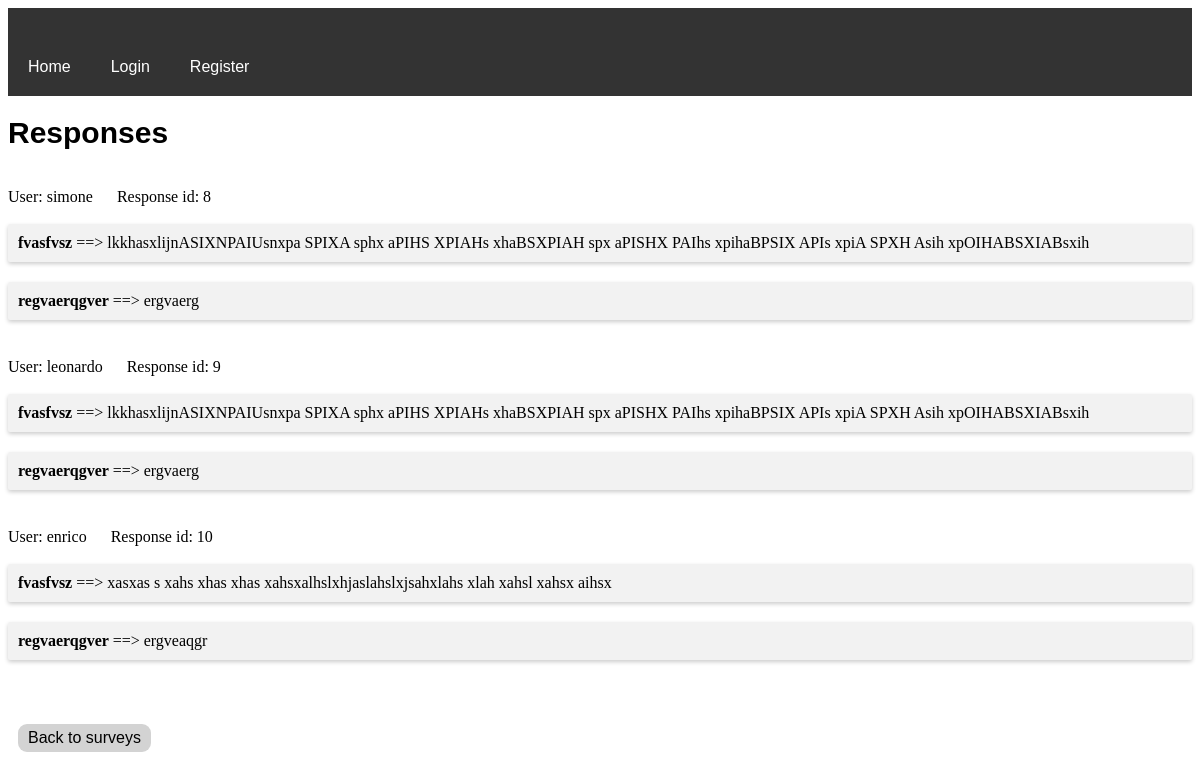
The page /viewResponses/1/ on the database its author committed.
### surveys/models.py (models this page shows, shortened)
class AnswerResponse(models.Model):
    id = models.AutoField(primary_key=True)
    answer = models.ForeignKey(Answer, on_delete=models.CASCADE)
    response = models.ForeignKey(Response, on_delete=models.CASCADE)

class Response(models.Model):
    id = models.AutoField(primary_key=True)
    survey = models.ForeignKey(Survey, on_delete=models.CASCADE)
    user = models.ForeignKey(User, on_delete=models.CASCADE, null=True)

class Answer(models.Model):
    id = models.AutoField(primary_key=True)
    question = models.ForeignKey(Question, on_delete=models.CASCADE)
    choice = models.ForeignKey(Choice, on_delete=models.CASCADE)

class Question(models.Model):
    id = models.AutoField(primary_key=True)
    text = models.CharField(max_length=200)
    survey = models.ForeignKey(Survey, on_delete=models.CASCADE)

class Choice(models.Model):
    id = models.AutoField(primary_key=True)
    text = models.CharField(max_length=200)
    question = models.ForeignKey(Question, on_delete=models.CASCADE)

### surveys/views.py (the view)
# urls.py: path('viewResponses/<int:pk>/', views.ViewResponses.as_view(), name='viewResponses'),
class ViewResponses(ListView):
    model = AnswerResponse
    template_name = 'viewResponses.html'
    context_object_name = 'answers_responses'
    def get_context_data(self, *, object_list=None, **kwargs):
        context = super().get_context_data(**kwargs)
        context['survey'] = Survey.objects.get(pk=self.kwargs['pk'])
        context['questions'] = Question.objects.filter(survey_id=self.kwargs['pk'])
        return context
    def get_queryset(self):
        return AnswerResponse.objects.filter(response__survey_id=self.kwargs['pk'])

### templates/viewResponses.html
{% extends 'base.html' %}
{% block content %}
    <h1>Responses</h1>
    <ul class="card">
    {% for answer in answers_responses %}
        {% ifchanged answer.response.id %}
            <br>
            User: {{ answer.response.user }} &emsp;
            Response id: {{ answer.response.id }} <br>
            <br>
        {% endifchanged %}
        <li>
            <b> {{ answer.answer.question.text }} </b> ==>
            {{ answer.answer.choice.text }}
        </li>
    {% endfor %}
    </ul>
    <br>
    <a href="{% url 'index' %}">
        <button class="home" type="button">Back to surveys</button>
    </a>
{% endblock %}

### templates/base.css (style rules this page uses)
button { background-color: #4CAF50; border: none; color: white; padding: 5px 10px; text-align: center; text-decoration: none; display: inline-block; font-size: 16px; margin: 10px; cursor: pointer; border-radius: 9px; }
button.home { background-color: lightgray; color: black; }
ul.card { display: flex; flex-direction: column; justify-content: space-between; padding: 0; }
ul.card li { list-style-type: none; padding: 10px; background-color: #f2f2f2; border-radius: 2px; box-shadow: 0 2px 4px 0 rgba(0,0,0,0.2); margin-bottom: 20px; }
h1 { font-family: Arial, Helvetica, sans-serif; font-size: 30px; color: black; }

### rows shown on the page
AnswerResponse: response.user "simone", response.id "8", answer.question.text "fvasfvsz", answer.choice.text "lkkhasxlijnASIXNPAIUsnxpa SPIXA sphx aPIHS XPIAHs xhaBSXPIAH spx aPISHX PAIhs xpihaBPSIX APIs xpiA SPXH Asih xpOIHABSXIABsxih"
AnswerResponse: answer.question.text "regvaerqgver", answer.choice.text "ergvaerg"
AnswerResponse: response.user "leonardo", response.id "9", answer.question.text "fvasfvsz", answer.choice.text "lkkhasxlijnASIXNPAIUsnxpa SPIXA sphx aPIHS XPIAHs xhaBSXPIAH spx aPISHX PAIhs xpihaBPSIX APIs xpiA SPXH Asih xpOIHABSXIABsxih"
AnswerResponse: answer.question.text "regvaerqgver", answer.choice.text "ergvaerg"
AnswerResponse: response.user "enrico", response.id "10", answer.question.text "fvasfvsz", answer.choice.text "xasxas s xahs xhas xhas xahsxalhslxhjaslahslxjsahxlahs xlah xahsl xahsx aihsx"
AnswerResponse: answer.question.text "regvaerqgver", answer.choice.text "ergveaqgr"
